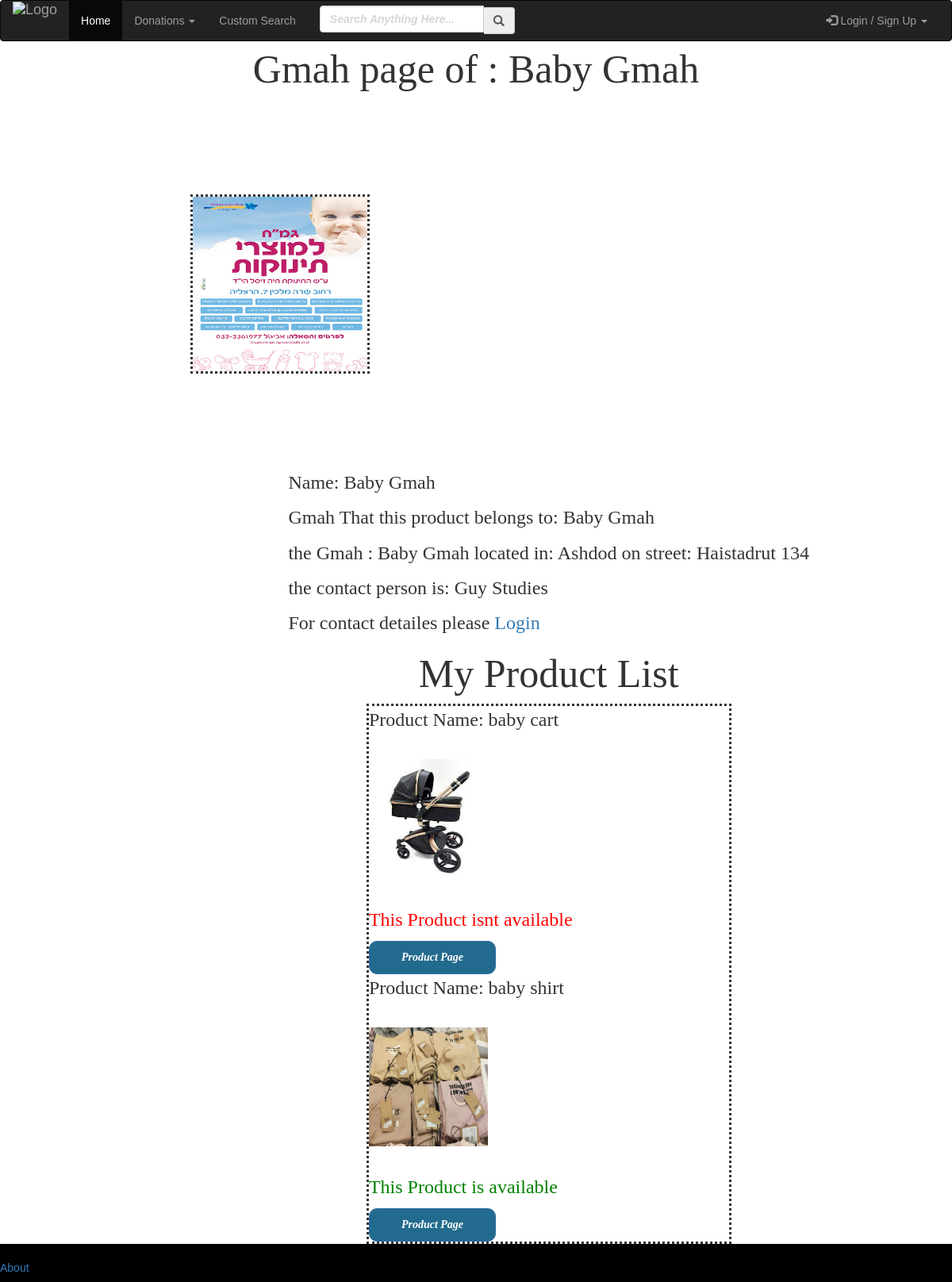
The app's page /gmah_page/12 with its own data.
### project/models.py (models this page shows)
class Gmah(UserMixin, db.Model):
    id = db.Column(db.Integer, primary_key=True)
    name = db.Column(db.String(1000))
    email = db.Column(db.String(1000))
    password = db.Column(db.String(100))
    owner_first_name = db.Column(db.String(50))
    owner_last_name = db.Column(db.String(50))
    phone = db.Column(db.String(10))
    category = db.Column(db.String(50))
    city = db.Column(db.String(200))
    street = db.Column(db.String(200))
    street_number = db.Column(db.Integer)
    profile_picture = db.Column(db.String(200))

class Products(db.Model):
    id = db.Column(db.Integer, primary_key=True)
    name = db.Column(db.String(1000))
    category = db.Column(db.String(50))
    description = db.Column(db.String(1000))
    idle = db.Column(db.Integer)
    gmah_id = db.Column(db.Integer, db.ForeignKey('gmah.id'))
    pic_name = db.Column(db.String(50))

### project/main.py (the view)
@main.route('/gmah_page/<id>')
def gmah_page(id):
    gmah = Gmah.query.filter_by(id=id).first()
    products = Products.query.filter_by(gmah_id=id).all()
    return render_template('gmah_page.html',gmah=gmah,products=products)

### project/templates/gmah_page.html
{% extends "base.html" %}
{% block content %}
<h2 class="homewelcome" style="text-align:center;">Gmah page of : {{gmah.name }} </h2>
    {% set imagename = gmah.profile_picture %}
    <div class="productphoto">
    <img src={{url_for('static',filename='images/profile/{}'.format(imagename))}} width="220px" height="220px"></br>
    </div>
<div class="productdesc">
    <p>Name:        {{ gmah.name }}</p>
    <p>Gmah That this product belongs to:  {{gmah.name}}</p>
    <p>the Gmah : {{gmah.name}} located in:  {{gmah.city}} on street: {{gmah.street}} {{gmah.street_number}}</p>
    <p>the contact person is: {{gmah.owner_first_name}} {{gmah.owner_last_name}}</p>
    {% if current_user.is_authenticated%}
    <p>the contact detailes: {{gmah.phone}}</p>
    {% else %}
    <p>For contact detailes please <a href="/login">Login</a></p>
     {% endif %}
    <h2 class="homewelcome" style="text-align:center;">My Product List</h2>
    <div class="eachproduct">
    {% for product in products %}
        <p>Product Name: {{ product.name }}</p>
        {% set imagename = product.pic_name %}
        <img class="resultProductPhoto" src={{url_for('static',filename='images/products/{}'.format(imagename))}} width="150px" height="150px"><br><br>
        {% if product.idle %}
        <p style="color: green;">This Product is available</p>
       {% else %}
        <p style="color: red;" >This Product isnt available</p>
       {% endif %}
        <a class="btn btn-primary" href="{{ url_for('main.product_page', id=product.id) }}">Product Page</a> <br>
    {% endfor %}
        </div><br>
</div>
<br><br>
{% endblock %}

### project/static/style.css (style rules this page uses)
body { margin-top:5%; overflow-y: scroll; height: 100%; overflow-x: hidden; font-family: Arial, Helvetica, sans-serif; }
.eachproduct { border-style: dotted; width:70%; height:100%; margin:auto; margin-bottom:2%; overflow: auto; }
.resultProductPhoto { margin:5% 0 0 0; }
.productphoto { float:left; margin:10% 0 0 20%; border-style: dotted; }
.productdesc { float:right; margin:10% 15% 0 0; font-family: 'Optima'; font-size:24px; }
.homewelcome { font-family: 'Optima'; font-size:50px; }
.btn { padding: 10px 40px; background-color: #236B8E; color: #FFFFFF; font-style: oblique; font-weight: bold; border-radius: 10px; }
::placeholder { opacity: 1; font-style: oblique; font-weight: bold; }

### records on screen
Gmah: name "Baby Gmah", profile_picture (picture), city "Ashdod", street "Haistadrut", street_number "134", owner_first_name "Guy", owner_last_name "Studies"
Products: name "baby cart", pic_name (picture), idle "This Product isnt available"
Products: name "baby shirt", pic_name (picture), idle "This Product is available"
